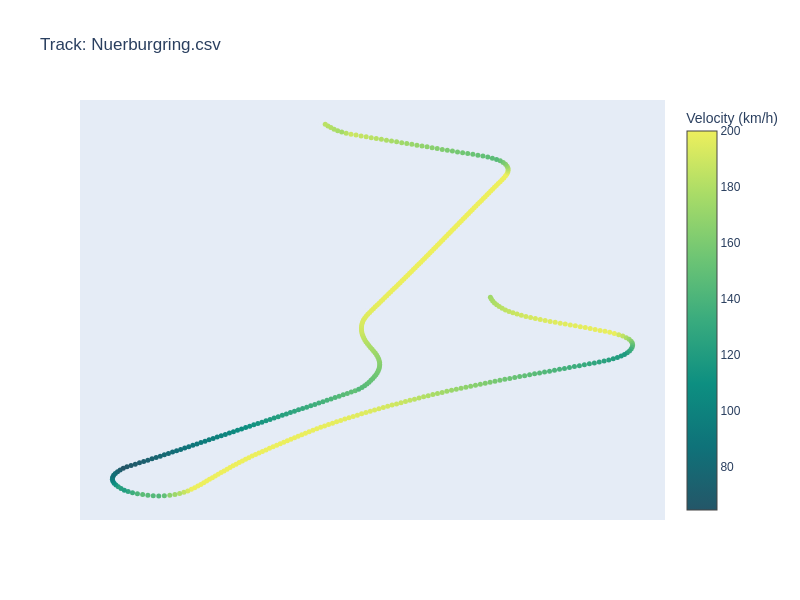
#> input picture colormaps/aggrnyl.png, 800 x 600 px; its folder holds only this picture in this run
$ python collage.py   (older library calls are emulated)
#> lines starting #> are read from the running program, lines starting #| are printed output that depends on the picture
import os
from PIL import Image, ImageDraw, ImageFont

folder_path = "."

image_width, image_height = 800, 600
num_rows, num_cols = 10, 10

collage_width = num_cols * image_width
collage_height = num_rows * image_height
collage = Image.new("RGB", (collage_width, collage_height), color="white")
#> collage: PIL image 8000x6000 RGB; every value is 255

font = ImageFont.load_default()

draw = ImageDraw.Draw(collage)

# Iterate over the PNG files in the folder
for index, filename in enumerate(os.listdir(folder_path)):
    if filename.endswith(".png"):
        image_path = os.path.join(folder_path, filename)
        image = Image.open(image_path)
#> image is the input picture: PIL image 800x600 RGBA; mean R, G, B, A 235.8, 242, 244.6, 255

        # Calculate the position of the image in the collage
        row = index // num_cols
        col = index % num_cols
        x = col * image_width
        y = row * image_height

        # Paste the image onto the collage
        collage.paste(image, (x, y))
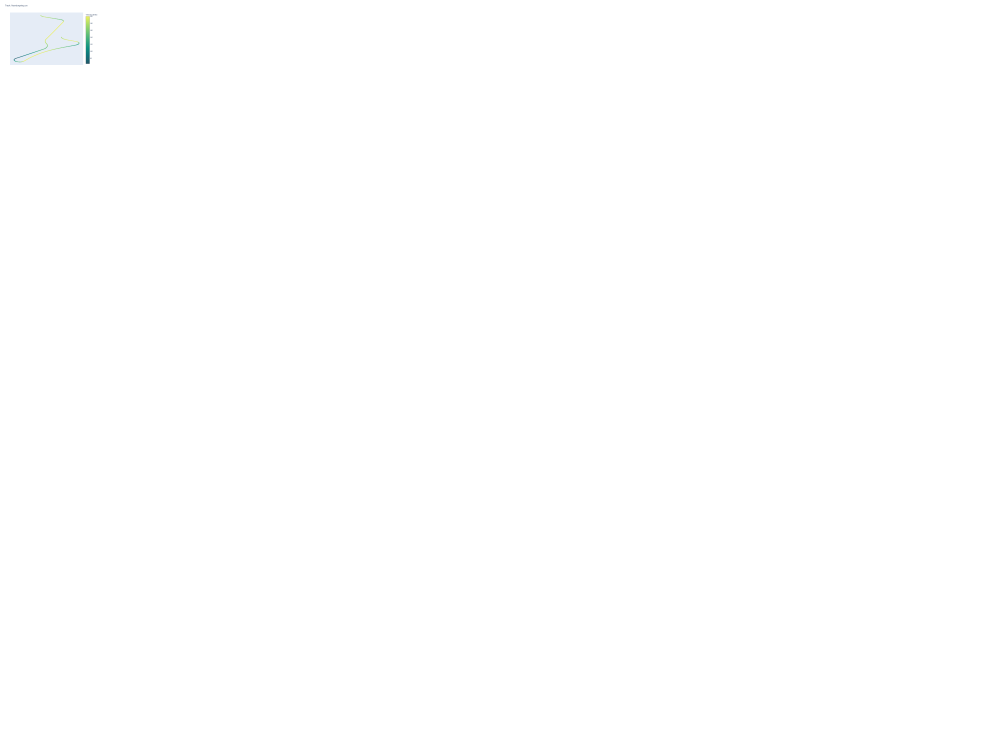
#> collage: PIL image 8000x6000 RGB (shown at 1/8 size); mean R, G, B 254.8, 254.9, 254.9

        # Calculate the position of the filename text
        text_width, text_height = draw.textsize(filename, font=font)
#> text_width = 57; text_height = 12
        text_x = x + (image_width - text_width) // 2
#> text_x = 371
        text_y = y + image_height - text_height - 10
#> text_y = 578

        # Draw the filename text on the image
        draw.text((text_x, text_y), filename, font=font, fill="black")

# Save the collage image
collage.save("collage_accel.png")
